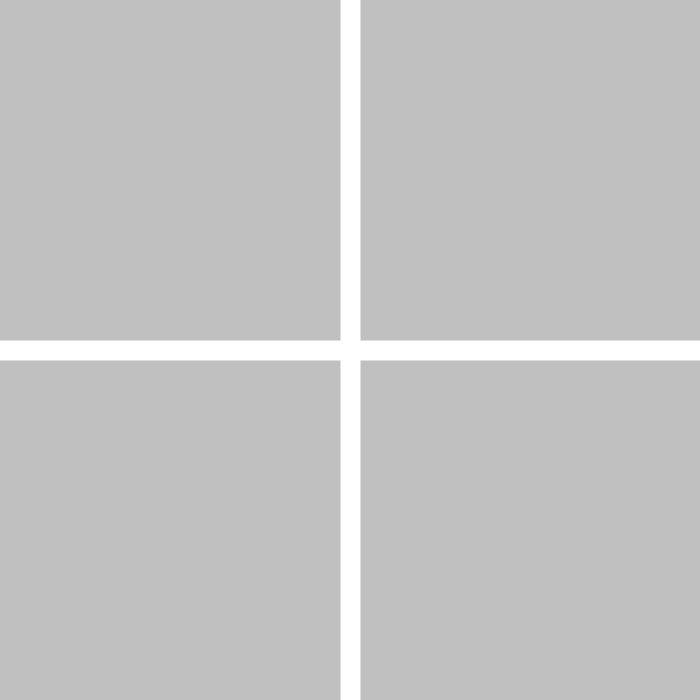
Frame 1 (no input)
Frame 60 (the mouse pressed at the canvas centre just before this capture): identical to frame 1, image omitted
Frame 120 (the mouse held since frame 60 and released just before this capture): blank canvas, image omitted

The Processing sketch that drew this single still picture (run headless with seeded random() and noise(); from frame 60 on, the mouse is pressed at the canvas centre):

// Processing sketch: processing_114083
// ── processing_114083.pde


void setup(){
  size(700,700);
  background(6,108,1);

}

void draw(){
  background(255);
  line(width/2,0,width/2,height);
  stroke(255);
  strokeWeight(20);
  line(0,height/2,width,height/2);
  
  if(mousePressed == true) {
  if(mouseX < width/2 && mouseY < height/2){
  fill(random(10),random(100),random(255));
  rect(0,0,width/2,height/2);


}
  else if (mouseX > width/2 && mouseY < height/2) {
  fill(random(50),random(80),random(90));
  rect(width/2,0,width/2,height/2);
  

}
  else if (mouseX < width/2 && mouseY > height/2) {
  fill(random(100),random(150),random(170));
  rect(0,width/2,height/2,width/2);
 

}
  else if (mouseX > width/2 && mouseY > height/2) {
  fill(random(150),random(200),random(255));
  rect(width/2,height/2,width/2,height/2);


}
  }else{
  background(192);
  line(width/2,0,width/2,height);
  line(0,height/2,width,height/2);
  }
}
